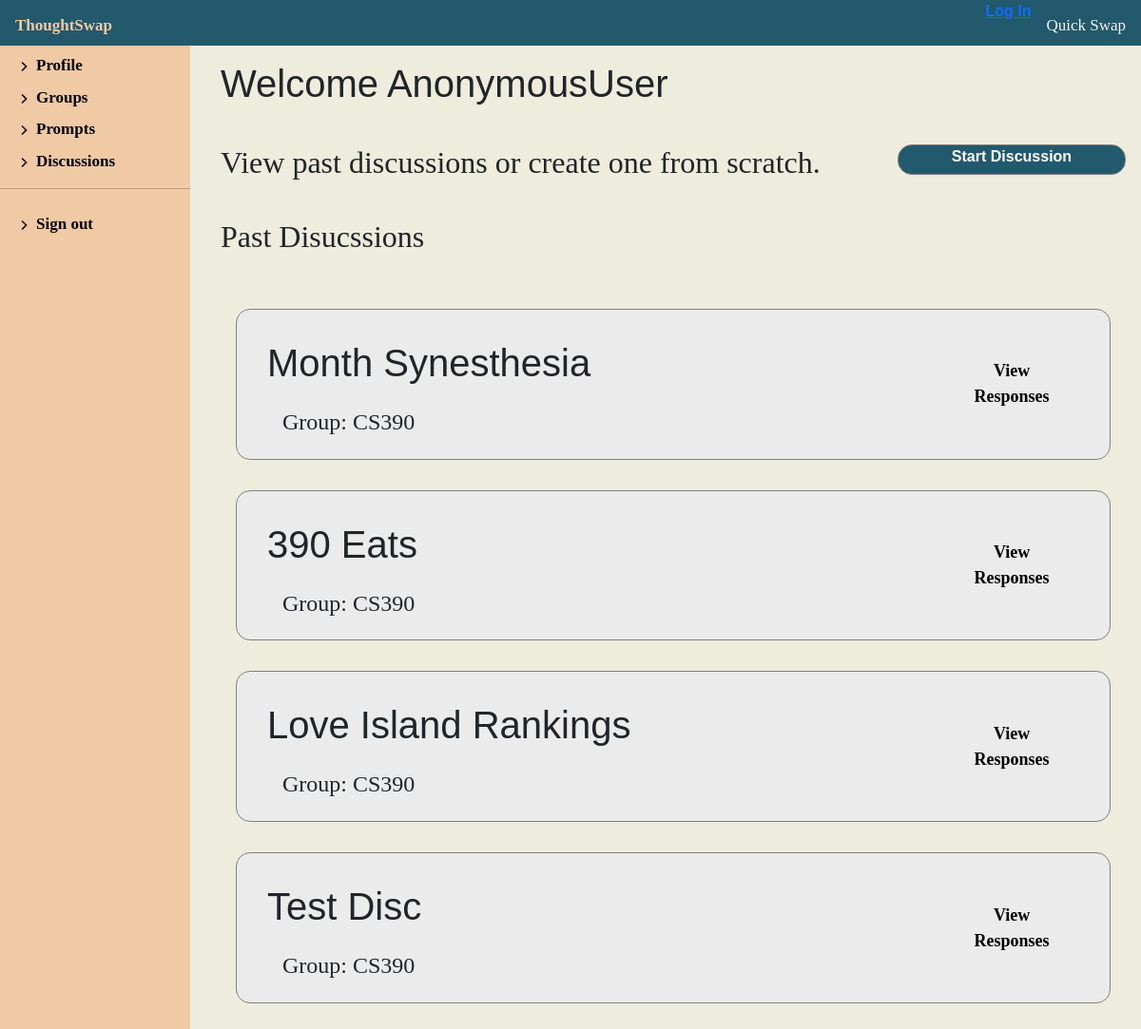
/discussion/1/discussion, run on the app's committed database.
### discussion/models.py (models this page shows, shortened)
class Discussion(models.Model):
    code = models.IntegerField(default=0, null=False, blank=False)
    name = models.CharField(max_length=200, default='Discussion')
    group = models.ForeignKey('Group', on_delete=models.SET_NULL, null=True)
    def __str__(self):
        return self.name

class Group(models.Model):
    facilitator = models.ForeignKey(
        'Facilitator', on_delete=models.SET_NULL, null=True)
    name = models.CharField(max_length=100, null=False, blank=False, default='Group')
    size = models.IntegerField(null=False, blank=False, default=0)
    def __str__(self):
        return f'{self.name}'

### discussion/views.py (the view)
# urls.py: path('<int:pk>/discussion', views.PastDiscussionView.as_view(), name='facilitator-discussions'),
class PastDiscussionView(generic.ListView):
    model = Facilitator
    template_name = 'discussion/profile/discussion_display.html'
    def get_context_data(self, **kwargs):
        context = super(PastDiscussionView,
                        self).get_context_data(**kwargs)
        context['facilitator'] = Facilitator.objects.get(
            pk=self.kwargs['pk'])
        return context

### discussion/templates/discussion/profile/discussion_display.html (shortened to what this page needs)
{% extends "discussion/profile/facilitator_profile.html" %}
{% block profileContent %}
<div class="facilitator-profile">
    <h1 class="discussion-header">Welcome {{ user }}</h1>
    <div class="start-discussion">
        <h2 class="discussion-header">View past discussions or create one from scratch.</h2>
        <div class="prompt-btn-container">
            <a class="prompt-btn" href="{% url 'create-discussion' %}">Start Discussion</a>
        </div>
    </div>
    <div class="profile-container" id="create-prompt">
        <h2 class="discussion-header">Past Disucssions</h2>
        <div class="response-board">
            {% for group in facilitator.group_set.all %}
            {% for discussion in group.discussion_set.all %}
            <div class="prompt-crud">
                <div>
                    <h1 class="discussion-header">{{ discussion }}</h1>
                    <h2 class="discussion-bio">Group: {{ group }}</h2>
                </div>
                <div class="prompt-ud">
                    <a class="view-response-btn" href="{% url 'view-responses' pk=facilitator.pk name=group.name code=discussion.code %}" alt="View Responses">View
                        Responses</a>
                </div>
            </div>
            {% endfor %}
            {% endfor %}
        </div>
    </div>
</div>
{% endblock %}

### discussion/static/css/styles.css (style rules this page uses)
.profile-container { display: flex; justify-content: space-between; }
.facilitator-profile { width: 100%; margin-left: 1em; }
.discussion-header { padding: 1rem; }
.discussion-bio { margin-left: 2rem; font-size: x-large; }
.response-board { padding: 1rem; display: grid; }
#create-prompt { display: block; }
.prompt-crud { border: solid 1px grey; border-radius: 15px; background: rgb(235, 235, 235); padding: 1rem; margin: 1em; display: flex; justify-content: space-between; align-items: center; }
.prompt-ud { display: flex; }
.start-discussion { display: flex; justify-content: space-between; }
.prompt-btn { border: solid 1px grey; border-radius: 15px; background: #23596d; color: white; width: 15rem; margin: auto; height: 2rem; margin-top: 1em; text-decoration: none; display: inline-block; text-align: center; font-size: medium; font-family: Arial, Helvetica, sans-serif; font-weight: bold; }
.prompt-btn-container { display: flex; justify-content: center; margin-right: 1em; }
body { background: #eeecdd; margin: 0; }
h1 { font-family: Arial Black, verdana, sans-serif; }
a { font-family: arial; font-weight: bold; }
p, div, span { font-family: Georgia, 'Times New Roman', Times, serif; }

### data on the page
Group: name "CS390"
Discussion: name "Month Synesthesia"
Discussion: name "390 Eats"
Discussion: name "Love Island Rankings"
Discussion: name "Test Disc"

### other printed values
{{ user }} "AnonymousUser"
